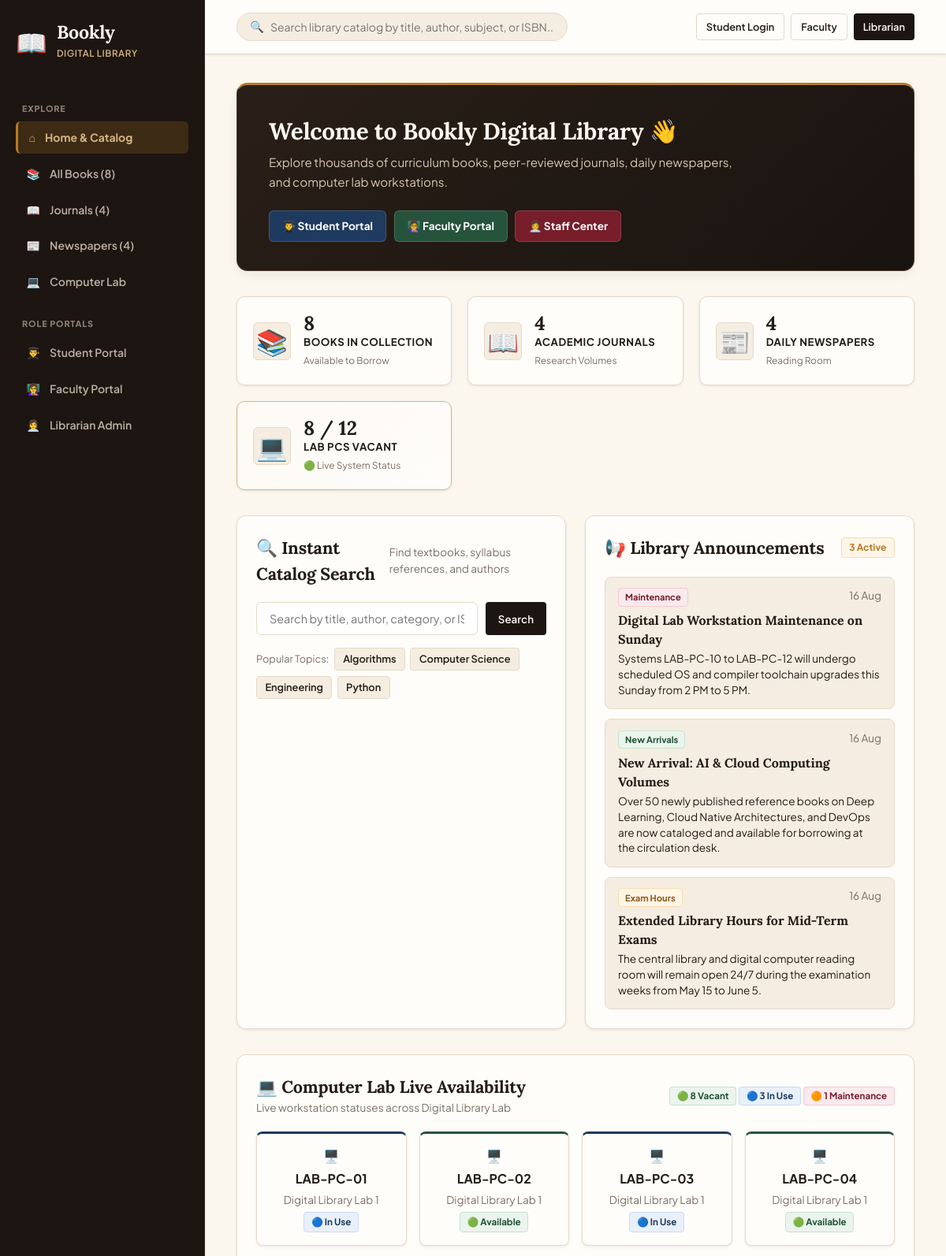
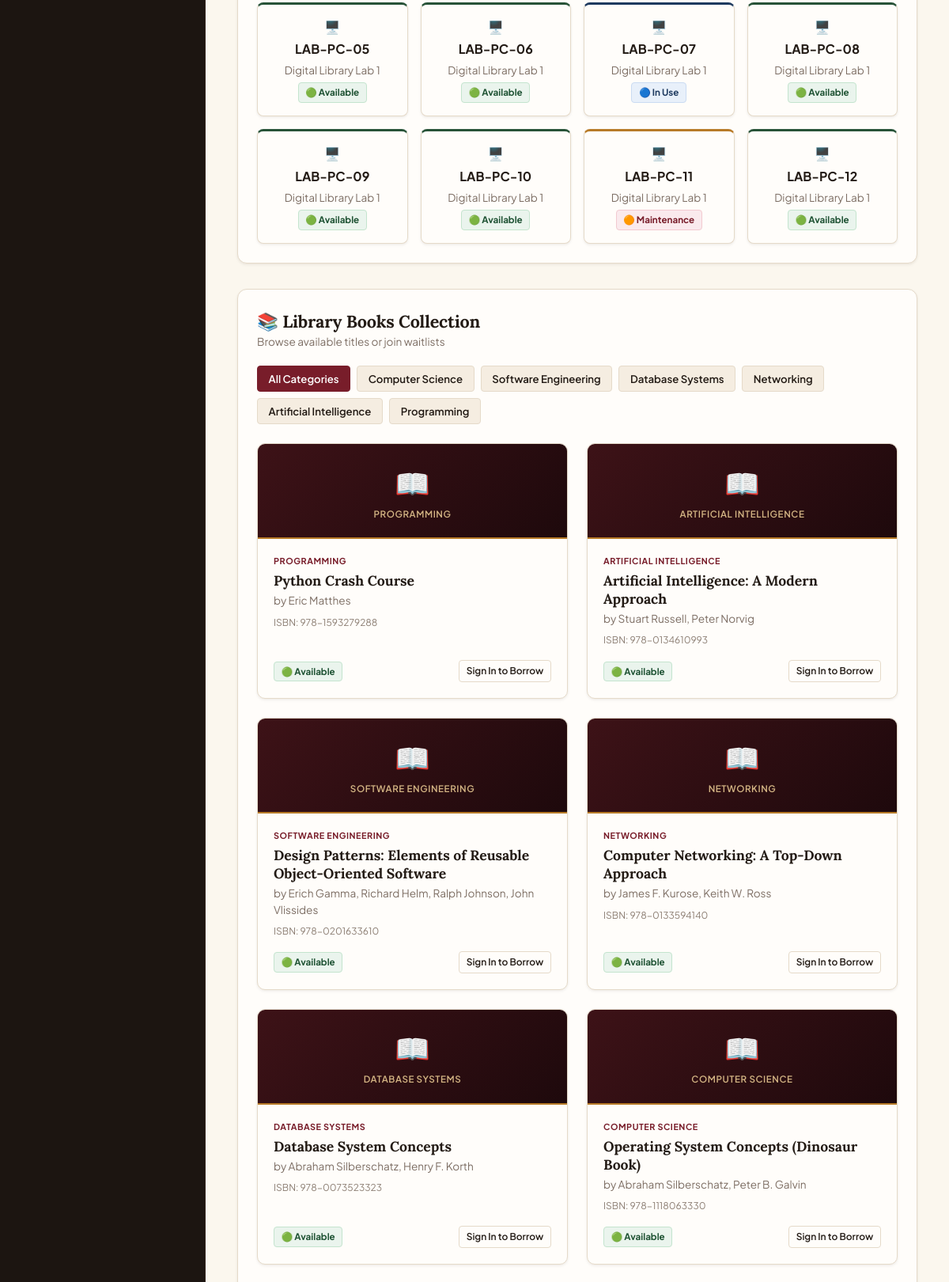
The page / (upper part) on the database its author committed (2 pictures, top to bottom).
### library/models.py (models this page shows, shortened)
class Announcement(models.Model):
    CATEGORY_CHOICES = (
        ("general", "General"),
        ("exam", "Exam Hours"),
        ("new_arrivals", "New Arrivals"),
        ("maintenance", "Maintenance"),
        ("event", "Library Event"),
    )
    title = models.CharField(max_length=200)
    content = models.TextField()
    category = models.CharField(max_length=30, choices=CATEGORY_CHOICES, default="general")
    created_at = models.DateTimeField(auto_now_add=True)
    updated_at = models.DateTimeField(auto_now=True)
    author = models.ForeignKey(User, on_delete=models.SET_NULL, null=True, blank=True)
    is_active = models.BooleanField(default=True)
    class Meta:
        ordering = ["-created_at"]

class Computer(models.Model):
    STATUS_CHOICES = (
        ("working", "Working / Vacant"),
        ("in_use", "In Use"),
        ("maintenance", "Maintenance"),
    )
    system_number = models.CharField(max_length=50, unique=True)
    status = models.CharField(max_length=20, choices=STATUS_CHOICES, default="working")
    location = models.CharField(max_length=100, default="Computer Library")
    notes = models.CharField(max_length=255, blank=True, default="")
    updated_at = models.DateTimeField(auto_now=True, null=True, blank=True)

class Book(models.Model):
    title = models.CharField(max_length=200)
    author = models.CharField(max_length=200)
    category = models.CharField(max_length=100)
    isbn = models.CharField(max_length=20, unique=True)
    description = models.TextField(blank=True)
    available = models.BooleanField(default=True)
    created_at = models.DateTimeField(auto_now_add=True, null=True, blank=True)

### library/views.py (the view, shortened to what this page needs)
# urls.py: path("", views.home, name="home"),
def home(request):
    q = request.GET.get("q", "").strip()
    category = request.GET.get("category", "").strip()
    books = Book.objects.all().order_by("-id")
    if category:
        books = books.filter(category__iexact=category)
    journals = Journal.objects.all().order_by("-id")
    newspapers = Newspaper.objects.all().order_by("-id")
    computers = Computer.objects.all().order_by("system_number")
    announcements = Announcement.objects.filter(is_active=True)[:5]
    categories = Book.objects.values_list("category", flat=True).distinct()
    user_borrowed = []
    user_reservations = []
    current_visit = None
    return render(request, "index.html", {
        "books": books,
        "journals": journals,
        "newspapers": newspapers,
        "computers": computers,
        "announcements": announcements,
        "categories": categories,
        "search_query": q,
        "selected_category": category,
        "computer_total": computers.count(),
        "computer_working": computers.filter(status="working").count(),
        "computer_in_use": computers.filter(status="in_use").count(),
        "computer_maintenance": computers.filter(status="maintenance").count(),
        "user_borrowed": user_borrowed,
        "user_reservations": user_reservations,
        "current_visit": current_visit,
        "notifications_data": get_user_notifications_payload(request),
    })

### library/notifications_helper.py (called while the page is built, shortened)
def get_user_notifications_payload(request, limit=25):
    if not request.user.is_authenticated:
        broadcasts = Notification.objects.filter(user=None).order_by("-created_at")[:limit]
        items = []
        return {
            "unread_count": len(items),
            "notifications": items
        }

### templates/index.html (shortened to what this page needs)
{% load static %}
<!DOCTYPE html>
<html lang="en">
<head>
    <link rel="stylesheet" href="{% static 'css/original_dashboard.css' %}">
</head>
<body>
    <div class="app-layout">
        <aside class="sidebar">
            <div class="logo">
                <span class="logo-icon">📖</span>
                <div>
                    <h1>Bookly</h1>
                    <small>Digital Library</small>
                </div>
            </div>
            <p class="menu-label">EXPLORE</p>
            <a class="nav-item active" href="{% url 'home' %}">⌂ <span>Home & Catalog</span></a>
            <a class="nav-item" href="#books-section">📚 <span>All Books ({{ books|length }})</span></a>
            <a class="nav-item" href="#journals-section">📖 <span>Journals ({{ journals|length }})</span></a>
            <a class="nav-item" href="#newspapers-section">📰 <span>Newspapers ({{ newspapers|length }})</span></a>
            <a class="nav-item" href="#lab-section">💻 <span>Computer Lab</span></a>
            <p class="menu-label">ROLE PORTALS</p>
            <a class="nav-item student-nav-item" href="{% url 'student_login' %}">👨‍🎓 <span>Student Portal</span></a>
            <a class="nav-item faculty-nav-item" href="{% url 'faculty_login' %}">👩‍🏫 <span>Faculty Portal</span></a>
            <a class="nav-item librarian-nav-item" href="{% url 'librarian_login' %}">👩‍💼 <span>Librarian Admin</span></a>
        </aside>
        <main class="main-content">
            <header class="top-header">
                <form method="get" action="{% url 'home' %}#books-section" class="top-search-form">
                    <span class="search-symbol">🔍</span>
                    <input type="text" name="q" value="{{ search_query }}" placeholder="Search library catalog by title, author, subject, or ISBN..." class="header-search-input">
                </form>
                <div class="header-right">
                    {% if request.user.is_authenticated %}
                        <div class="user-profile-badge">
                            <span class="user-avatar">{{ request.user.username|first|upper }}</span>
                            <div>
                                <strong>{{ request.user.username }}</strong>
                                <small>{{ request.user.profile.role|title }}</small>
                            </div>
                        </div>
                    {% else %}
                        <div class="header-auth-buttons">
                            <a href="{% url 'student_login' %}" class="btn btn-sm btn-outline">Student Login</a>
                            <a href="{% url 'faculty_login' %}" class="btn btn-sm btn-outline">Faculty</a>
                            <a href="{% url 'librarian_login' %}" class="btn btn-sm btn-primary">Librarian</a>
                        </div>
                    {% endif %}
                </div>
            </header>
            <div class="content-scrollable">
                <div class="welcome-banner">
                    <div class="welcome-text">
                        <h2>Welcome to Bookly Digital Library 👋</h2>
                        <p>Explore thousands of curriculum books, peer-reviewed journals, daily newspapers, and computer lab workstations.</p>
                    </div>
                    <div class="role-quick-links">
                        <a href="{% url 'student_login' %}" class="role-badge-link student-badge-link">👨‍🎓 Student Portal</a>
                        <a href="{% url 'faculty_login' %}" class="role-badge-link faculty-badge-link">👩‍🏫 Faculty Portal</a>
                        <a href="{% url 'librarian_login' %}" class="role-badge-link librarian-badge-link">👩‍💼 Staff Center</a>
                    </div>
                </div>
                <div class="stats-cards-row">
                    <div class="stat-box">
                        <span class="stat-icon">📚</span>
                        <div>
                            <strong>{{ books|length }}</strong>
                            <p>Books in Collection</p>
                            <small>Available to Borrow</small>
                        </div>
                    </div>
                    <div class="stat-box">
                        <span class="stat-icon">📖</span>
                        <div>
                            <strong>{{ journals|length }}</strong>
                            <p>Academic Journals</p>
                            <small>Research Volumes</small>
                        </div>
                    </div>
                    <div class="stat-box">
                        <span class="stat-icon">📰</span>
                        <div>
                            <strong>{{ newspapers|length }}</strong>
                            <p>Daily Newspapers</p>
                            <small>Reading Room</small>
                        </div>
                    </div>
                    <div class="stat-box highlight-box">
                        <span class="stat-icon">💻</span>
                        <div>
                            <strong>{{ computer_working }} / {{ computer_total }}</strong>
                            <p>Lab PCs Vacant</p>
                            <small>🟢 Live System Status</small>
                        </div>
                    </div>
                </div>
                <div class="panels-two-cols">
                    <section class="panel quick-search-panel">
                        <div class="panel-header">
                            <h3>🔍 Instant Catalog Search</h3>
                            <p class="muted">Find textbooks, syllabus references, and authors</p>
                        </div>
                        <form method="get" action="{% url 'home' %}#books-section" class="instant-search-box">
                            <input type="text" name="q" value="{{ search_query }}" placeholder="Search by title, author, category, or ISBN...">
                            <button type="submit" class="btn btn-primary">Search</button>
                        </form>
                        <div class="popular-tags">
                            <span>Popular Topics:</span>
                            <a href="?q=Algorithms#books-section" class="pill-search">Algorithms</a>
                            <a href="?q=Computer#books-section" class="pill-search">Computer Science</a>
                            <a href="?q=Engineering#books-section" class="pill-search">Engineering</a>
                            <a href="?q=Python#books-section" class="pill-search">Python</a>
                        </div>
                    </section>
                    <section class="panel announcements-panel">
                        <div class="panel-header">
                            <h3>📢 Library Announcements</h3>
                            <span class="badge-count">{{ announcements|length }} Active</span>
                        </div>
                        <div class="announcements-list">
                            {% for ann in announcements %}
                                <div class="announcement-card-mini">
                                    <div class="ann-mini-top">
                                        <span class="ann-tag tag-{{ ann.category }}">{{ ann.get_category_display }}</span>
                                        <small class="muted">{{ ann.created_at|date:"d M" }}</small>
                                    </div>
                                    <strong>{{ ann.title }}</strong>
                                    <p>{{ ann.content }}</p>
                                </div>
                            {% empty %}
                                <p class="muted py-3">No announcements at this time.</p>
                            {% endfor %}
                        </div>
                    </section>
                </div>
                <section class="panel lab-section" id="lab-section">
                    <div class="panel-header">
                        <div>
                            <h3>💻 Computer Lab Live Availability</h3>
                            <p class="muted">Live workstation statuses across Digital Library Lab</p>
                        </div>
                        <div class="lab-live-summary">
                            <span class="status-badge status-good">🟢 {{ computer_working }} Vacant</span>
                            <span class="status-badge status-blue">🔵 {{ computer_in_use }} In Use</span>
                            <span class="status-badge status-bad">🟠 {{ computer_maintenance }} Maintenance</span>
                        </div>
                    </div>
                    <div class="lab-cards-container">
                        {% for pc in computers %}
                            <div class="lab-card-compact lab-card-{{ pc.status }}">
                                <span class="pc-icon">🖥️</span>
                                <strong>{{ pc.system_number }}</strong>
                                <small class="muted">{{ pc.location }}</small>
                                {% if pc.status == 'working' %}
                                    <span class="status-badge status-good">🟢 Available</span>
                                {% elif pc.status == 'in_use' %}
                                    <span class="status-badge status-blue">🔵 In Use</span>
                                {% else %}
                                    <span class="status-badge status-bad">🟠 Maintenance</span>
                                {% endif %}
                            </div>
                        {% empty %}
                            <p class="muted">No workstations configured.</p>
                        {% endfor %}
                    </div>
                </section>
                <section class="panel books-catalog-panel" id="books-section">
                    <div class="panel-header">
                        <div>
                            <h3>📚 Library Books Collection</h3>
                            <p class="muted">Browse available titles or join waitlists</p>
                        </div>
                    </div>
                    <div class="category-filters-bar">
                        <a href="{% url 'home' %}#books-section" class="cat-pill {% if not selected_category %}active{% endif %}">All Categories</a>
                        {% for cat in categories %}
                            {% if cat %}
                                <a href="?category={{ cat }}#books-section" class="cat-pill {% if selected_category == cat %}active{% endif %}">{{ cat }}</a>
                            {% endif %}
                        {% endfor %}
                    </div>
                    <div class="public-books-grid">
                        {% for book in books %}
                            <article class="public-book-card">
                                <div class="book-cover-placeholder">
                                    <span>📖</span>
                                    <span class="cover-cat">{{ book.category }}</span>
                                </div>
                                <div class="book-card-info">
                                    <span class="book-cat-tag">{{ book.category }}</span>
                                    <h4>{{ book.title }}</h4>
                                    <p class="author-name">by {{ book.author }}</p>
                                    <p class="isbn-label">ISBN: {{ book.isbn }}</p>
                                    <div class="book-status-row">
                                        {% if book.available %}
                                            <span class="status-badge status-good">🟢 Available</span>
                                            {% if request.user.is_authenticated %}
                                                <form method="post" action="{% url 'borrow_book' book.id %}">
                                                    {% csrf_token %}
                                                    <button type="submit" class="btn btn-xs btn-primary">Borrow</button>
                                                </form>
                                            {% else %}
                                                <a href="{% url 'student_login' %}" class="btn btn-xs btn-outline">Sign In to Borrow</a>
                                            {% endif %}
                                        {% endif %}
                                    </div>
                                </div>
                            </article>
                        {% empty %}
                            <div class="empty-state-box col-span-full">
                                <p>No books found matching your query.</p>
                                <a href="{% url 'home' %}#books-section" class="btn btn-sm btn-outline">View All Books</a>
                            </div>
                        {% endfor %}
                    </div>
                </section>
            </div>
        </main>
    </div>
</body>
</html>

### rows shown on the page
Announcement: category "Maintenance", created_at "16 Aug", title "Digital Lab Workstation Maintenance on Sunday", content "Systems LAB-PC-10 to LAB-PC-12 will undergo scheduled OS and compiler toolchain upgrades this Sunday from 2 PM to 5 PM."
Announcement: category "New Arrivals", created_at "16 Aug", title "New Arrival: AI & Cloud Computing Volumes", content "Over 50 newly published reference books on Deep Learning, Cloud Native Architectures, and DevOps are now cataloged and available for borrowing at the circulation desk."
Announcement: category "Exam Hours", created_at "16 Aug", title "Extended Library Hours for Mid-Term Exams", content "The central library and digital computer reading room will remain open 24/7 during the examination weeks from May 15 to June 5."
Computer: system_number "LAB-PC-01", location "Digital Library Lab 1", status "🔵 In Use"
Computer: system_number "LAB-PC-02", location "Digital Library Lab 1", status "🟢 Available"
Computer: system_number "LAB-PC-03", location "Digital Library Lab 1", status "🔵 In Use"
Computer: system_number "LAB-PC-04", location "Digital Library Lab 1", status "🟢 Available"
Computer: system_number "LAB-PC-05", location "Digital Library Lab 1", status "🟢 Available"
Computer: system_number "LAB-PC-06", location "Digital Library Lab 1", status "🟢 Available"
Computer: system_number "LAB-PC-07", location "Digital Library Lab 1", status "🔵 In Use"
Computer: system_number "LAB-PC-08", location "Digital Library Lab 1", status "🟢 Available"
Computer: system_number "LAB-PC-09", location "Digital Library Lab 1", status "🟢 Available"
Computer: system_number "LAB-PC-10", location "Digital Library Lab 1", status "🟢 Available"
Computer: system_number "LAB-PC-11", location "Digital Library Lab 1", status "🟠 Maintenance"
Computer: system_number "LAB-PC-12", location "Digital Library Lab 1", status "🟢 Available"
Book: category "PROGRAMMING", title "Python Crash Course", author "Eric Matthes", isbn "978-1593279288", available "🟢 Available"
Book: category "ARTIFICIAL INTELLIGENCE", title "Artificial Intelligence: A Modern Approach", author "Stuart Russell, Peter Norvig", isbn "978-0134610993", available "🟢 Available"
Book: category "SOFTWARE ENGINEERING", title "Design Patterns: Elements of Reusable Object-Oriented Software", author "Erich Gamma, Richard Helm, Ralph Johnson, John Vlissides", isbn "978-0201633610", available "🟢 Available"
Book: category "NETWORKING", title "Computer Networking: A Top-Down Approach", author "James F. Kurose, Keith W. Ross", isbn "978-0133594140", available "🟢 Available"
Book: category "DATABASE SYSTEMS", title "Database System Concepts", author "Abraham Silberschatz, Henry F. Korth", isbn "978-0073523323", available "🟢 Available"
Book: category "COMPUTER SCIENCE", title "Operating System Concepts (Dinosaur Book)", author "Abraham Silberschatz, Peter B. Galvin", isbn "978-1118063330", available "🟢 Available"

### other values the page prints
{{ books|length }} "8"
{{ journals|length }} "4"
{{ newspapers|length }} "4"
{{ computer_working }} "8"
{{ computer_total }} "12"
{{ announcements|length }} "3"
{{ computer_in_use }} "3"
{{ computer_maintenance }} "1"
{{ cat }} "Computer Science" "Software Engineering" "Database Systems" "Networking" "Artificial Intelligence" "Programming"
